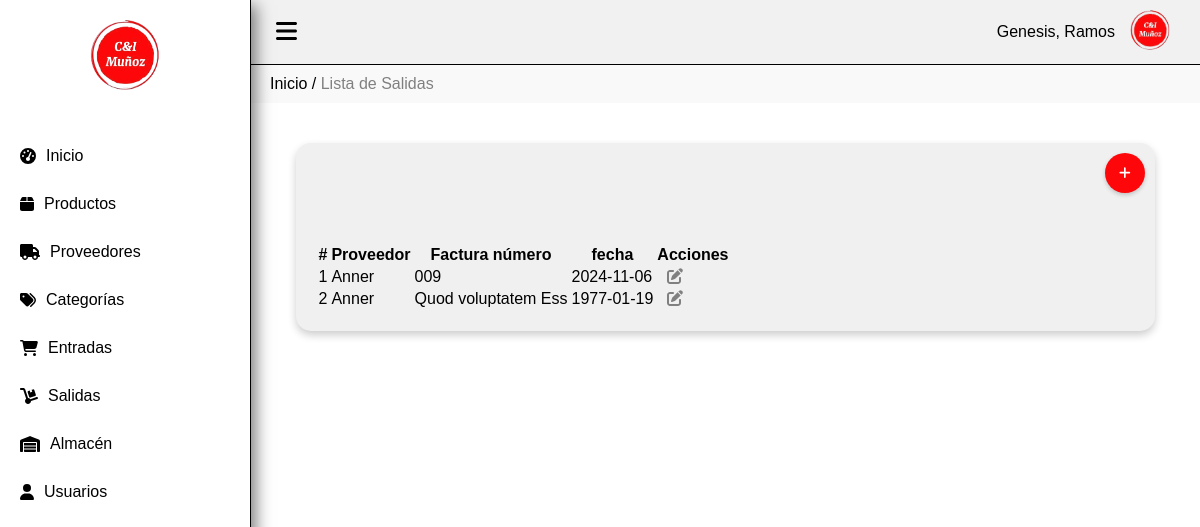
The app's page /salidas (signed in) with its own data.
### tables this page shows
CREATE TABLE `despachos` (
  `id` int(20) NOT NULL,
  `emisor_id` int(20) NOT NULL,
  `fecha` date NOT NULL,
  `factura` varchar(100) NOT NULL,
  `estado` varchar(100) NOT NULL
);

CREATE TABLE `usuarios` (
  `id` int(20) NOT NULL,
  `nombres` varchar(200) NOT NULL,
  `apellidos` varchar(200) NOT NULL,
  `clave` text NOT NULL,
  `correo` varchar(200) NOT NULL,
  `rol` varchar(100) NOT NULL,
  `avatar` varchar(100) NOT NULL,
  `estado` varchar(100) NOT NULL
);

### Controller/salidas.controller.php (called while the page is built, shortened)
<?php
require_once 'model/despachos.php';
class SalidasController{
    public function __CONSTRUCT(){
        $this->model = new despachos();
    }
    public function Index(){
        require_once 'view/header.php';
        require_once 'view/despachos/despachos.php';
        require_once 'view/footer.php';
    }
}

### index.php (called while the page is built, shortened)
<?php
require_once 'model/database.php';
$controladorPorDefecto = 'dashboard';
$url = isset($_GET['url']) ? $_GET['url'] : $controladorPorDefecto;
$url = rtrim($url, '/');
$url = explode('/', $url);
$accion = isset($url[1]) ? $url[1] : 'Index';
$rif = isset($url[2]) ? $url[2] : null;
$instanciaControlador = new $nombreClaseControlador;
call_user_func(array($instanciaControlador, $accion), $rif);
?>

### Model/database.php (called while the page is built)
<?php
class Database
{
    public static function Conectar()
    {
        $pdo = new PDO('mysql:host=localhost;dbname=mvc_php;charset=utf8', 'root', '');
        $pdo->setAttribute(PDO::ATTR_ERRMODE, PDO::ERRMODE_EXCEPTION);
        return $pdo;
    }
}

### Model/despachos.php (called while the page is built, shortened)
<?php
class despachos
{
	private $pdo;
	public function __CONSTRUCT()
	{
		try
		{
			$this->pdo = Database::Conectar();
		}
		catch(Exception $e)
		{
			die($e->getMessage());
		}
	}
	public function Listar()
	{
		try
		{
			$stm = $this->pdo->prepare("SELECT * FROM despachos");
			$stm->execute();
			return $stm->fetchAll(PDO::FETCH_OBJ);
		}
		catch(Exception $e)
		{
			die($e->getMessage());
		}
	}
}

### Model/usuario.php (called while the page is built, shortened)
<?php
class usuario
{
	private $pdo;
	public function __CONSTRUCT()
	{
		try
		{
			$this->pdo = Database::Conectar();
		}
		catch(Exception $e)
		{
			die($e->getMessage());
		}
	}
	public function Obtener($id)
	{
		try
		{
			$stm = $this->pdo->prepare("SELECT * FROM usuarios WHERE id = ?");
			$stm->execute(array($id));
			return $stm->fetch(PDO::FETCH_OBJ);
		} catch (Exception $e)
		{
			die($e->getMessage());
		}
	}
}

### View/despachos/despachos.php (the view, shortened to what this page needs)
<div class="miga-de-pan">
    <a href="http://localhost/Sistemainventario/dashboard">Inicio</a> / <span>Lista de Salidas</span>
</div>
<div class="contenido">
    <div class="contenedor-3d">
        <a type="submit" href="salidas/Nuevo" class="btn" style="margin-bottom: 30px;"><button class="boton-crear"><i class="fas fa-plus"></i></button></a>
        <div class="division">
        <table id="tabla" class="display">
            <thead>
                <tr>
                    <th>#</th>
                    <th>Proveedor</th>
                    <th>Factura número</th>
                    <th>fecha</th>
                    <th>Acciones</th>
                </tr>
            </thead>
            <tbody>
            <?php
                require_once 'model/usuario.php';
                $count = 1;
                foreach($this->model->Listar() as $r):
                $usuario = new usuario();
                $usuario = $usuario->Obtener($r->emisor_id);
            ?>
                <tr>
                    <td><?php echo $count; ?></td>
                    <td><?php echo $usuario->nombres; ?></td>
                    <td><?php echo $r->factura; ?></td>
                    <td><?php echo $r->fecha; ?></td>
                    <td>
                        <a style="color: grey; margin-left:10px;" href="despachos/Detalles/<?php echo $r->id; ?>"><i class="fa fa-edit"></i></a>
                    </td>
                </tr>
            <?php $count++; endforeach; ?>
            </tbody>
        </table>
    </div>
</div>

### assets/css/estilos.css (style rules this page uses)
body { display: flex; margin: 0; font-family: Arial, sans-serif; background-color: white; }
.miga-de-pan { padding: 10px 20px; background-color: #f9f9f9; }
.miga-de-pan a { color: black; text-decoration: none; }
.miga-de-pan span { color: grey; }
.contenido { padding: 20px; }
.contenedor-3d { width: 90%; margin: 20px auto; padding: 20px; background-color: #f0f0f0; border-radius: 15px; box-shadow: 0 4px 8px rgba(0, 0, 0, 0.2); position: relative; }
.boton-crear { position: absolute; top: 10px; right: 10px; width: 40px; height: 40px; background-color: #fd070a; color: white; border: none; border-radius: 50%; display: flex; align-items: center; justify-content: center; cursor: pointer; box-shadow: 0 2px 4px rgba(0, 0, 0, 0.2); }
.division { margin-top: 60px; padding-top: 20px; }

### records on screen
despachos: usuarios.nombres "Anner", factura "009", fecha "2024-11-06"
despachos: usuarios.nombres "Anner", factura "Quod voluptatem Ess", fecha "1977-01-19"

### other values on screen
$_SESSION['user_nombre'] "Genesis, Ramos"
